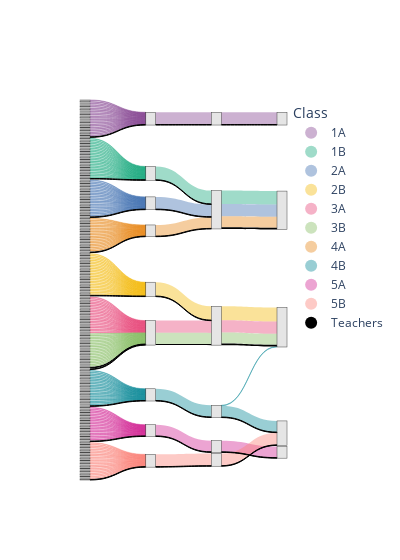

Notebook source saved alongside this figure:
### Code cell
import numpy as np
import pandas as pd
import plotly.graph_objects as go
import plotly.colors as pc
dictA=np.load('Pre_processed_Data/mapping_dict.npy', allow_pickle=True).item()
df = pd.DataFrame(list(dictA.items()), columns=["node", "label"])
df['scale0']=df['node']
for j in range(1,4):
    df[f'scale{j}']=df['node'].map({i: f"C{j}_{np.load('Results/robust_partitions_f.npy')[j-1][i]}" for i in range(238)})

    
scales = ["scale0", "scale1", "scale2", 'scale3']

all_coms = pd.unique(df[scales].values.ravel())
com_to_id = {com: i for i, com in enumerate(all_coms)}

unique_labels = df["label"].unique()

palette = pc.qualitative.Bold   


label_to_color = {
    lab: palette[i % len(palette)] for i, lab in enumerate(unique_labels)
}

# map rgb to rgba with transparency
for key in label_to_color:
    rgb = label_to_color[key]
    label_to_color[key] = rgb.replace("rgb", "rgba").replace(")", ",0.4)")

# change color of teachers to dark grey
label_to_color["Teachers"] = "black"

def transitions_by_class(df, from_col, to_col):
    g = (
        df.groupby(["label", from_col, to_col])
          .size()
          .reset_index(name="count")
    )
    g["source"] = g[from_col].map(com_to_id)
    g["target"] = g[to_col].map(com_to_id)
    g["color"] = g["label"].map(label_to_color)
    return g

t0_1 = transitions_by_class(df, "scale0", "scale1")
t1_2 = transitions_by_class(df, "scale1", "scale2")
t2_3 = transitions_by_class(df, "scale2", "scale3")
links = pd.concat([t0_1, t1_2, t2_3], ignore_index=True)

fig = go.Figure()

# Sankey trace
fig.add_trace(go.Sankey(
    node=dict(
        pad=20,
        thickness=10,
        color="rgba(0,0,0,0.1)"
    ),
    link=dict(
        source=links["source"],
        target=links["target"],
        value=links["count"],
        color=links["color"]
    )
))


for lab in unique_labels:
    fig.add_trace(go.Scatter(
        x=[None], y=[None],
        mode="markers",
        marker=dict(size=12, color=label_to_color[lab]),
        name=lab
    ))

fig.update_layout(
    font_size=12,
    legend_title="Class",
        paper_bgcolor='rgba(0,0,0,0)',
    plot_bgcolor='rgba(0,0,0,0)',
    width=400
)

fig.update_xaxes(visible=False)
fig.update_yaxes(visible=False)

#fig.write_image(f"Figures/robust_sankey_f_classes.svg")

fig.show()

### Figure 1 — Plotly figure (JSON) as saved in the notebook; plotly's stock layout.template omitted (floating-point values rounded to 4 significant figures; data arrays with more than 128 entries replaced by an {"elided": "..."} marker saying what was removed)
{"data": [{"link": {"color": {"elided": "274 str values"}, "source": {"elided": "274 int values"}, "target": {"elided": "274 int values"}, "value": {"elided": "274 int values"}}, "node": {"color": "rgba(0,0,0,0.1)", "pad": 20, "thickness": 10}, "type": "sankey"}, {"marker": {"color": "rgba(127, 60, 141,0.4)", "size": 12}, "mode": "markers", "name": "1A", "type": "scatter", "x": [null], "y": [null]}, {"marker": {"color": "rgba(17, 165, 121,0.4)", "size": 12}, "mode": "markers", "name": "1B", "type": "scatter", "x": [null], "y": [null]}, {"marker": {"color": "rgba(57, 105, 172,0.4)", "size": 12}, "mode": "markers", "name": "2A", "type": "scatter", "x": [null], "y": [null]}, {"marker": {"color": "rgba(242, 183, 1,0.4)", "size": 12}, "mode": "markers", "name": "2B", "type": "scatter", "x": [null], "y": [null]}, {"marker": {"color": "rgba(231, 63, 116,0.4)", "size": 12}, "mode": "markers", "name": "3A", "type": "scatter", "x": [null], "y": [null]}, {"marker": {"color": "rgba(128, 186, 90,0.4)", "size": 12}, "mode": "markers", "name": "3B", "type": "scatter", "x": [null], "y": [null]}, {"marker": {"color": "rgba(230, 131, 16,0.4)", "size": 12}, "mode": "markers", "name": "4A", "type": "scatter", "x": [null], "y": [null]}, {"marker": {"color": "rgba(0, 134, 149,0.4)", "size": 12}, "mode": "markers", "name": "4B", "type": "scatter", "x": [null], "y": [null]}, {"marker": {"color": "rgba(207, 28, 144,0.4)", "size": 12}, "mode": "markers", "name": "5A", "type": "scatter", "x": [null], "y": [null]}, {"marker": {"color": "rgba(249, 123, 114,0.4)", "size": 12}, "mode": "markers", "name": "5B", "type": "scatter", "x": [null], "y": [null]}, {"marker": {"color": "black", "size": 12}, "mode": "markers", "name": "Teachers", "type": "scatter", "x": [null], "y": [null]}], "layout": {"font": {"size": 12}, "legend": {"title": {"text": "Class"}}, "paper_bgcolor": "rgba(0,0,0,0)", "plot_bgcolor": "rgba(0,0,0,0)", "width": 400, "xaxis": {"visible": false}, "yaxis": {"visible": false}}}
